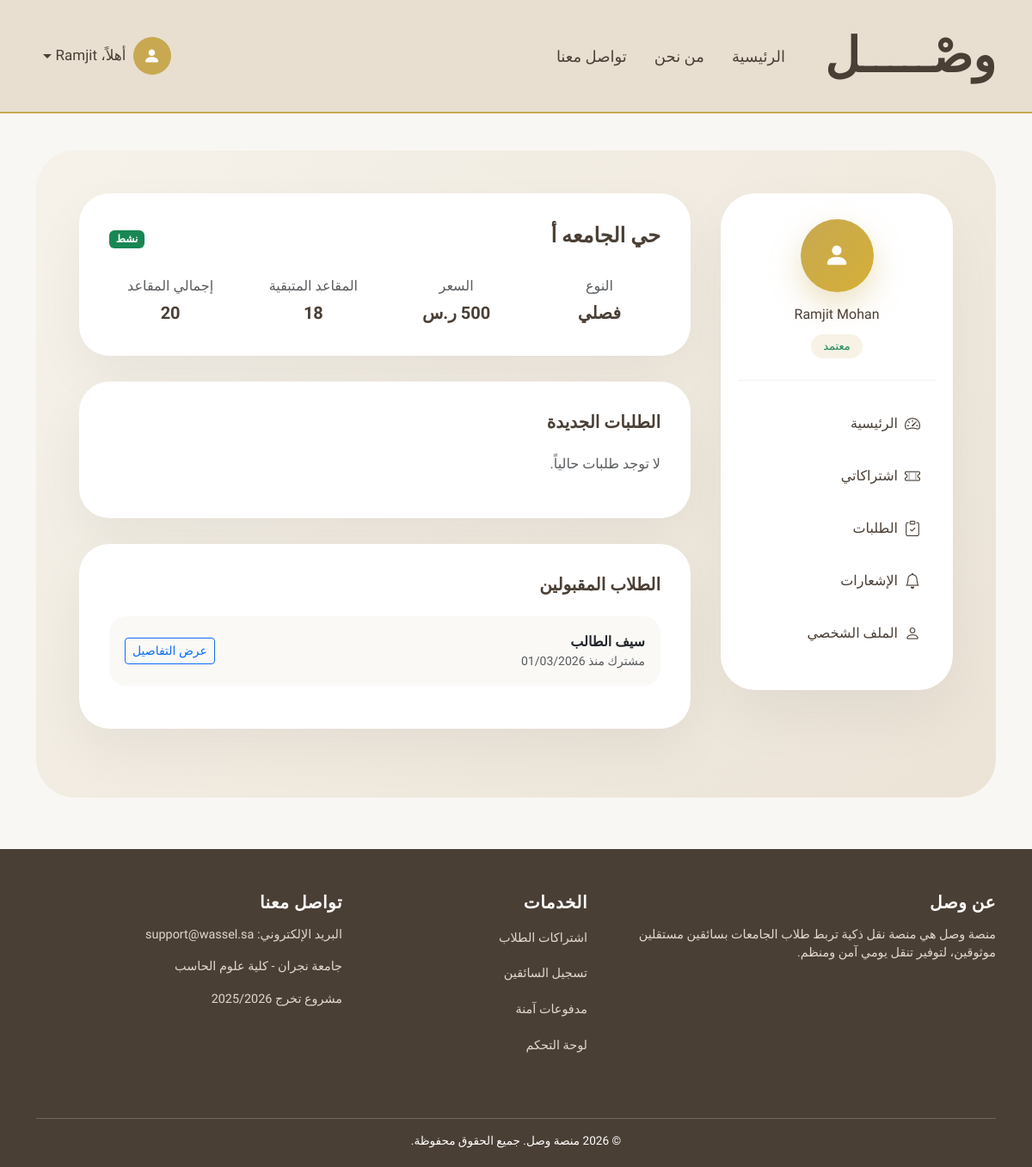
The page /driver/subscriptions/1/ (signed in) on the database as committed earlier.
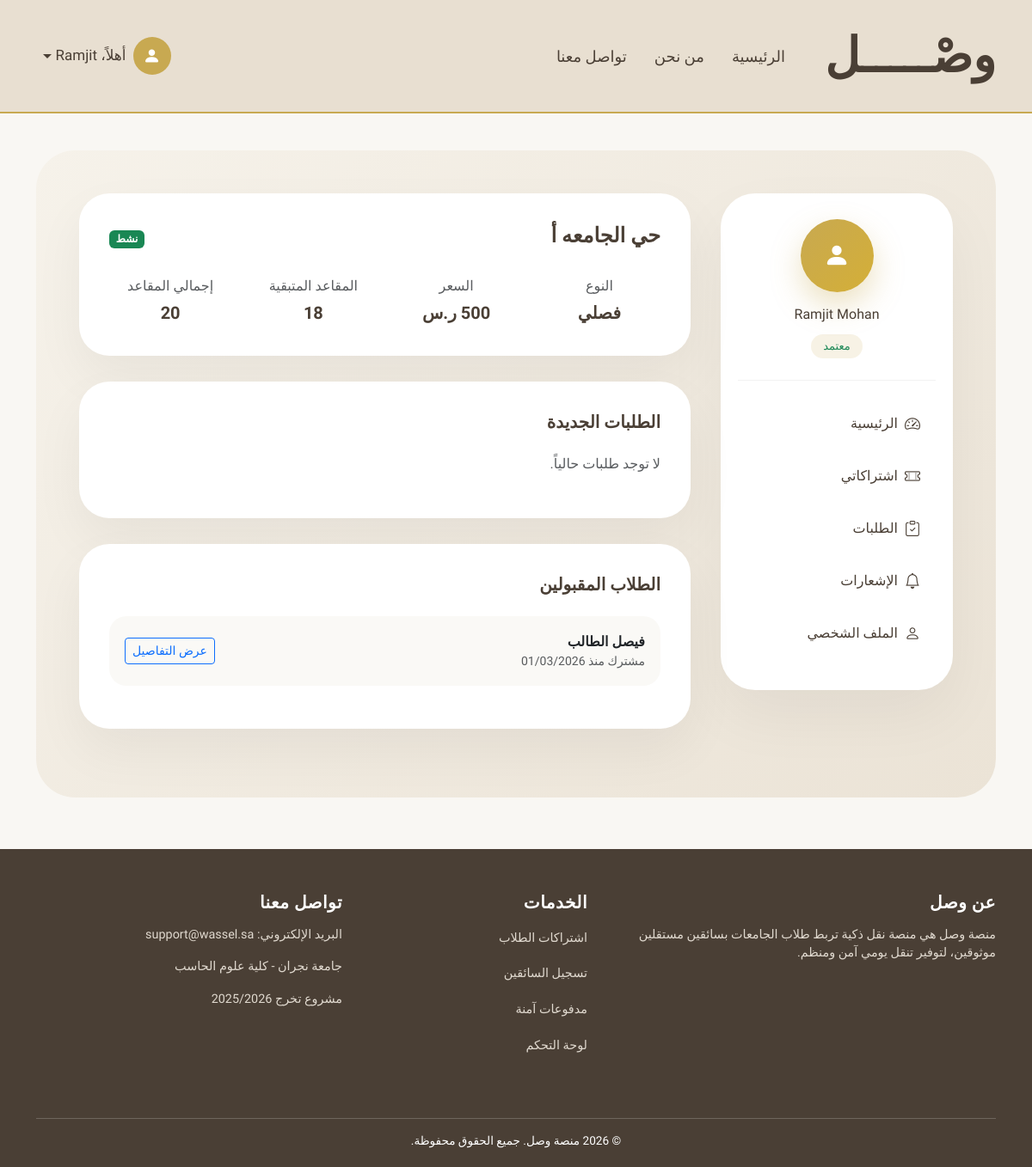
The same page on the database as committed later.
### subscriptions/models.py (models this page shows, shortened)
class SubscriptionRequest(models.Model):
    STATUS_CHOICES = (
        ("pending", "Pending"),
        ("approved", "Approved"),
        ("rejected", "Rejected"),
        ("cancelled", "Cancelled"),
    )
    student = models.ForeignKey(
        StudentProfile,
        on_delete=models.CASCADE,
        related_name="subscription_requests"
    )
    subscription = models.ForeignKey(
        Subscription,
        on_delete=models.CASCADE,
        related_name="requests"
    )
    status = models.CharField(
        max_length=20,
        choices=STATUS_CHOICES,
        default="pending"
    )
    request_date = models.DateTimeField(auto_now_add=True)
    decision_date = models.DateTimeField(blank=True, null=True)
    price_snapshot = models.DecimalField(
        max_digits=8,
        decimal_places=2,
        blank=True,
        null=True
    )
    note = models.TextField(blank=True, null=True)
    class Meta:
        unique_together = ("student", "subscription")

### student/models.py (models this page shows, shortened)
class StudentProfile(models.Model):
    GENDER_CHOICES = (
        ("male", "ذكر"),
        ("female", "أنثى"),
    )
    user = models.OneToOneField(
        settings.AUTH_USER_MODEL,
        on_delete=models.CASCADE,
        related_name="student_profile"
    )
    neighborhood = models.CharField(
        max_length=150
    )
    location_url = models.URLField(
        blank=True,
        null=True
    )
    university_name = models.CharField(
        max_length=150
    )
    gender = models.CharField(
        max_length=10,
        choices=GENDER_CHOICES
    )
    created_at = models.DateTimeField(auto_now_add=True)

### accounts/models.py (models this page shows, shortened)
class User(AbstractUser):
    username = None  # حذفنا username رسميًا
    ROLE_CHOICES = (
        ('student', 'طالب'),
        ('driver', 'سائق'),
    )
    STATUS_CHOICES = (
        ('active', 'Active'),
        ('banned', 'Banned'),
    )
    email = models.EmailField(unique=True)
    role = models.CharField(
        max_length=20,
        choices=ROLE_CHOICES,
        default='student'
    )
    phone = models.CharField(max_length=20)
    city = models.ForeignKey(
        City,
        on_delete=models.PROTECT,
        related_name="users",
        verbose_name="المدينة"
    )
    status = models.CharField(
        max_length=20,
        choices=STATUS_CHOICES,
        default='active'
    )
    USERNAME_FIELD = "email"
    REQUIRED_FIELDS = ["first_name", "last_name", "phone"]
    objects = CustomUserManager()

### driver/views.py (the view)
# urls.py: path("subscriptions/<int:sub_id>/", views.subscription_detail, name="subscription_detail"),
@login_required
def subscription_detail(request, sub_id):
    if request.user.role != "driver":
        return redirect("main:index")
    profile = request.user.driver_profile
    subscription = get_object_or_404(
        Subscription,
        id=sub_id,
        driver=profile
    )
    pending_requests = subscription.requests.filter(
        status="pending"
    ).select_related("student__user")
    approved_requests = subscription.requests.filter(
        status="approved"
    ).select_related("student__user")
    context = {
        "subscription": subscription,
        "pending_requests": pending_requests,
        "approved_requests": approved_requests,
    }
    return render(request, "driver/subscription_detail.html", context)

### driver/templates/driver/subscription_detail.html (shortened to what this page needs)
{% extends "driver/base_driver.html" %}
{% block driver_content %}
<div class="detail-card">
    <div class="d-flex justify-content-between align-items-center mb-4">
        <h4 class="fw-bold">{{ subscription.neighborhood }}</h4>
        {% if subscription.status == "active" %}
        <span class="badge bg-success">نشط</span>
        {% elif subscription.status == "full" %}
        <span class="badge bg-warning text-dark">ممتلئ</span>
        {% else %}
        <span class="badge bg-secondary">غير نشط</span>
        {% endif %}
    </div>
    <div class="row text-center">
        <div class="col-md-3">
            <div class="text-muted mb-1">النوع</div>
            <div class="fw-bold fs-5">
                {{ subscription.get_duration_display }}
            </div>
        </div>
        <div class="col-md-3">
            <div class="text-muted mb-1">السعر</div>
            <div class="fw-bold fs-5">
                {{ subscription.price|floatformat:0 }} ر.س
            </div>
        </div>
        <div class="col-md-3">
            <div class="text-muted mb-1">المقاعد المتبقية</div>
            <div class="fw-bold fs-5">
                {{ subscription.available_seats }}
            </div>
        </div>
        <div class="col-md-3">
            <div class="text-muted mb-1">إجمالي المقاعد</div>
            <div class="fw-bold fs-5">
                {{ subscription.seats }}
            </div>
        </div>
    </div>
</div>
<div class="detail-card">
    <h5 class="section-title">الطلبات الجديدة</h5>
    {% if pending_requests %}
    {% for req in pending_requests %}
    <a href="{% url 'driver:subscription_request_detail' req.id %}" class="text-decoration-none text-dark">
        <div class="student-row d-flex justify-content-between align-items-center">
            <div>
                <div class="fw-bold">
                    {{ req.student.user.get_full_name }}
                </div>
                <div class="text-muted small">
                    {{ req.student.neighborhood }}
                </div>
            </div>
            <div>
                <span class="btn btn-outline-primary btn-sm">
                    عرض التفاصيل
                </span>
            </div>
        </div>
    </a>
    {% endfor %}
    {% else %}
    <p class="text-muted">لا توجد طلبات حالياً.</p>
    {% endif %}
</div>
<div class="detail-card">
    <h5 class="section-title">الطلاب المقبولين</h5>
    {% if approved_requests %}
    {% for req in approved_requests %}
    <a href="{% url 'driver:subscription_request_detail' req.id %}" class="text-decoration-none text-dark">
        <div class="student-row d-flex justify-content-between align-items-center">
            <div>
                <div class="fw-bold">
                    {{ req.student.user.get_full_name }}
                </div>
                <div class="text-muted small">
                    مشترك منذ {{ req.decision_date|date:"d/m/Y" }}
                </div>
            </div>
            <div>
                <span class="btn btn-outline-primary btn-sm">
                    عرض التفاصيل
                </span>
            </div>
        </div>
    </a>
    {% endfor %}
    {% else %}
    <p class="text-muted">لا يوجد طلاب مشتركين حالياً.</p>
    {% endif %}
</div>
{% endblock %}

Rows that differ between the two databases and show on the page:
changed through a linked row, SubscriptionRequest: student.user.get_full_name "سيف الطالب" → "فيصل الطالب"
